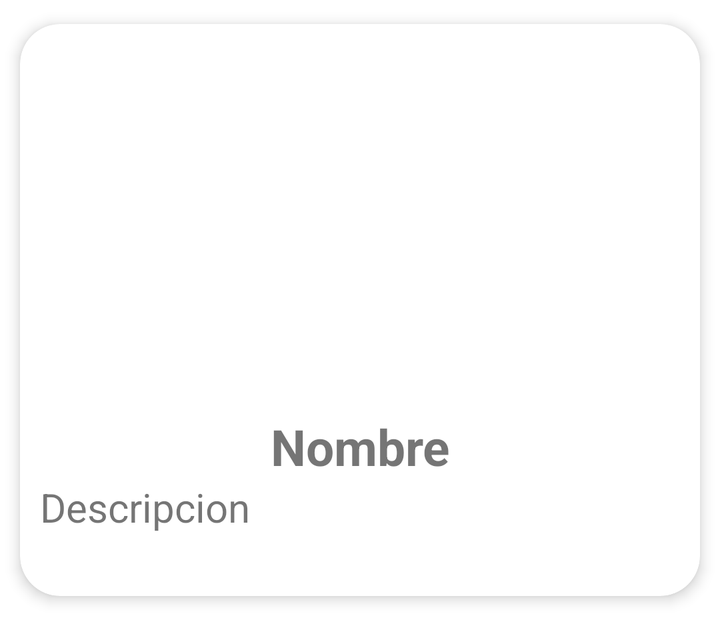
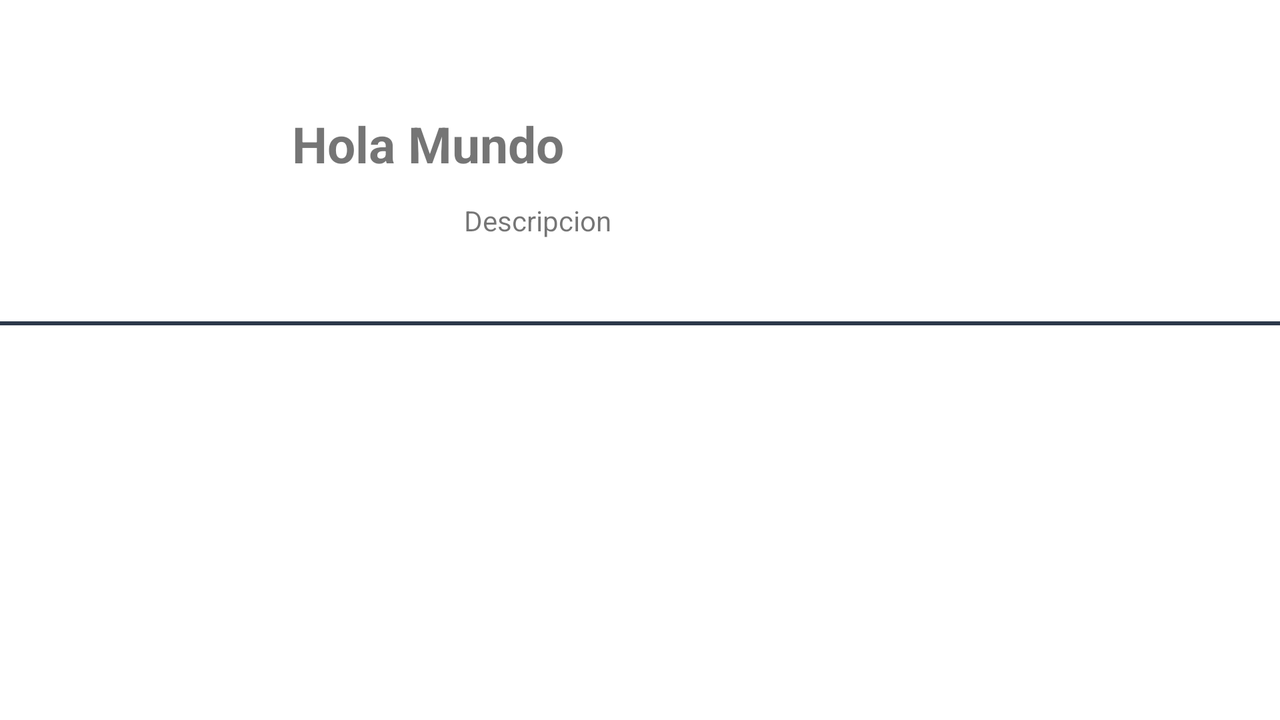

The same Android screen from two of the app's own layout files: first res/layout/ as a phone draws it, then the repository's variant for another configuration, drawn on a device whose configuration selects that folder. Both files follow.
<!-- AndroidManifest.xml: application theme Theme.ProyectoAppNativa -->
<!-- res/layout/postulation_list_layout.xml -->
<?xml version="1.0" encoding="utf-8"?>
<androidx.cardview.widget.CardView xmlns:android="http://schemas.android.com/apk/res/android"
    xmlns:app="http://schemas.android.com/apk/res-auto"
    xmlns:tools="http://schemas.android.com/tools"
    android:id="@+id/cardUser"
    android:layout_width="match_parent"
    android:layout_height="wrap_content"
    android:animateLayoutChanges="true"
    app:cardCornerRadius="20dp"
    app:cardElevation="4dp"
    app:cardUseCompatPadding="true">

    <androidx.constraintlayout.widget.ConstraintLayout
        android:layout_width="match_parent"
        android:layout_height="286dp">

        <ImageView
            android:id="@+id/idImage"
            android:layout_width="0dp"
            android:layout_height="0dp"
            android:src="@mipmap/ic_launcher"
            app:flow_horizontalAlign="start"
            app:layout_constraintBottom_toTopOf="@+id/idNombre"
            app:layout_constraintEnd_toEndOf="parent"
            app:layout_constraintStart_toStartOf="parent"
            app:layout_constraintTop_toTopOf="parent" />

        <TextView
            android:id="@+id/idDescription"
            android:layout_width="0dp"
            android:layout_height="wrap_content"
            android:layout_marginStart="10dp"
            android:layout_marginEnd="10dp"
            android:layout_marginBottom="10dp"
            android:ems="10"
            android:gravity="start|top"
            android:inputType="textMultiLine"
            android:minHeight="48dp"
            android:text="Descripcion"
            android:textSize="20sp"
            app:layout_constraintBottom_toBottomOf="parent"
            app:layout_constraintEnd_toEndOf="parent"
            app:layout_constraintHorizontal_bias="0.0"
            app:layout_constraintStart_toStartOf="parent" />

        <TextView
            android:id="@+id/idNombre"
            android:layout_width="wrap_content"
            android:layout_height="wrap_content"
            android:text="Nombre"
            android:textSize="25sp"
            android:textStyle="bold"
            app:layout_constraintBottom_toTopOf="@+id/idDescription"
            app:layout_constraintEnd_toEndOf="parent"
            app:layout_constraintHorizontal_bias="0.501"
            app:layout_constraintStart_toStartOf="parent" />

    </androidx.constraintlayout.widget.ConstraintLayout>


</androidx.cardview.widget.CardView>
<!-- resources referenced by this layout -->
<resources>
  <style name="Theme.ProyectoAppNativa" parent="Theme.MaterialComponents.DayNight.DarkActionBar">
          
          <item name="colorPrimary">@color/purple_500</item>
          <item name="colorPrimaryVariant">@color/purple_700</item>
          <item name="colorOnPrimary">@color/white</item>
          
          <item name="colorSecondary">@color/teal_200</item>
          <item name="colorSecondaryVariant">@color/teal_700</item>
          <item name="colorOnSecondary">@color/black</item>
          
          <item name="android:statusBarColor" tools:targetApi="l">?attr/colorPrimaryVariant</item>
          
      </style>
  <color name="purple_500">#FF6200EE</color>
  <color name="purple_700">#FF3700B3</color>
  <color name="white">#FFFFFFFF</color>
  <color name="teal_200">#FF03DAC5</color>
  <color name="teal_700">#FF018786</color>
  <color name="black">#FF000000</color>
</resources>
<!-- res/layout-land/postulation_list_layout.xml (the repository's variant of the layout above) -->
<!-- drawn on the phone turned sideways -->
<?xml version="1.0" encoding="utf-8"?>
<androidx.constraintlayout.widget.ConstraintLayout xmlns:android="http://schemas.android.com/apk/res/android"
    xmlns:app="http://schemas.android.com/apk/res-auto"
    xmlns:tools="http://schemas.android.com/tools"
    android:layout_width="match_parent"
    android:layout_height="match_parent"
    android:orientation="vertical"
    android:layout_marginTop="50dp">

    <ImageView
        android:id="@+id/imagePostulation"
        android:layout_width="72dp"
        android:layout_height="60dp"
        android:layout_marginStart="24dp"
        android:layout_marginTop="24dp"
        android:src="@mipmap/ic_launcher"
        app:layout_constraintStart_toStartOf="parent"
        app:layout_constraintTop_toTopOf="parent" />

    <TextView
        android:id="@+id/idNombre"
        android:layout_width="wrap_content"
        android:layout_height="wrap_content"
        android:layout_marginStart="50dp"
        android:layout_marginTop="5dp"
        android:text="Hola Mundo"
        android:textSize="25dp"
        android:textStyle="bold"
        app:layout_constraintStart_toEndOf="@+id/imagePostulation"
        app:layout_constraintTop_toTopOf="parent" />

    <TextView
        android:id="@+id/textView3"
        android:layout_width="match_parent"
        android:layout_height="2dp"
        android:layout_below="@id/idNombre"
        android:layout_marginTop="72dp"
        android:background="@color/colorPrimaryDark"
        app:layout_constraintEnd_toEndOf="parent"
        app:layout_constraintHorizontal_bias="0.0"
        app:layout_constraintStart_toStartOf="parent"
        app:layout_constraintTop_toBottomOf="@+id/idNombre" />

    <TextView
        android:id="@+id/idDescription"
        android:layout_width="262dp"
        android:layout_height="48dp"
        android:layout_marginStart="20dp"
        android:layout_marginTop="12dp"
        android:layout_marginEnd="30dp"
        android:ems="10"
        android:gravity="start|top"
        android:inputType="textMultiLine"
        android:text="Descripcion"
        app:layout_constraintEnd_toEndOf="parent"
        app:layout_constraintStart_toEndOf="@+id/imagePostulation"
        app:layout_constraintTop_toBottomOf="@+id/idNombre" />


</androidx.constraintlayout.widget.ConstraintLayout>
<!-- resources referenced by the variant -->
<!-- as the phone turned sideways resolves them -->
<resources>
  <color name="colorPrimaryDark">#2C384A</color>
  <style name="Theme.ProyectoAppNativa" parent="Theme.MaterialComponents.DayNight.DarkActionBar">
          
          <item name="colorPrimary">@color/purple_500</item>
          <item name="colorPrimaryVariant">@color/purple_700</item>
          <item name="colorOnPrimary">@color/white</item>
          
          <item name="colorSecondary">@color/teal_200</item>
          <item name="colorSecondaryVariant">@color/teal_700</item>
          <item name="colorOnSecondary">@color/black</item>
          
          <item name="android:statusBarColor" tools:targetApi="l">?attr/colorPrimaryVariant</item>
          
      </style>
  <color name="purple_500">#FF6200EE</color>
  <color name="purple_700">#FF3700B3</color>
  <color name="white">#FFFFFFFF</color>
  <color name="teal_200">#FF03DAC5</color>
  <color name="teal_700">#FF018786</color>
  <color name="black">#FF000000</color>
</resources>
